Frame 1 (no input): blank canvas, image omitted
Frame 60 (the mouse pressed at the canvas centre just before this capture): blank canvas, image omitted
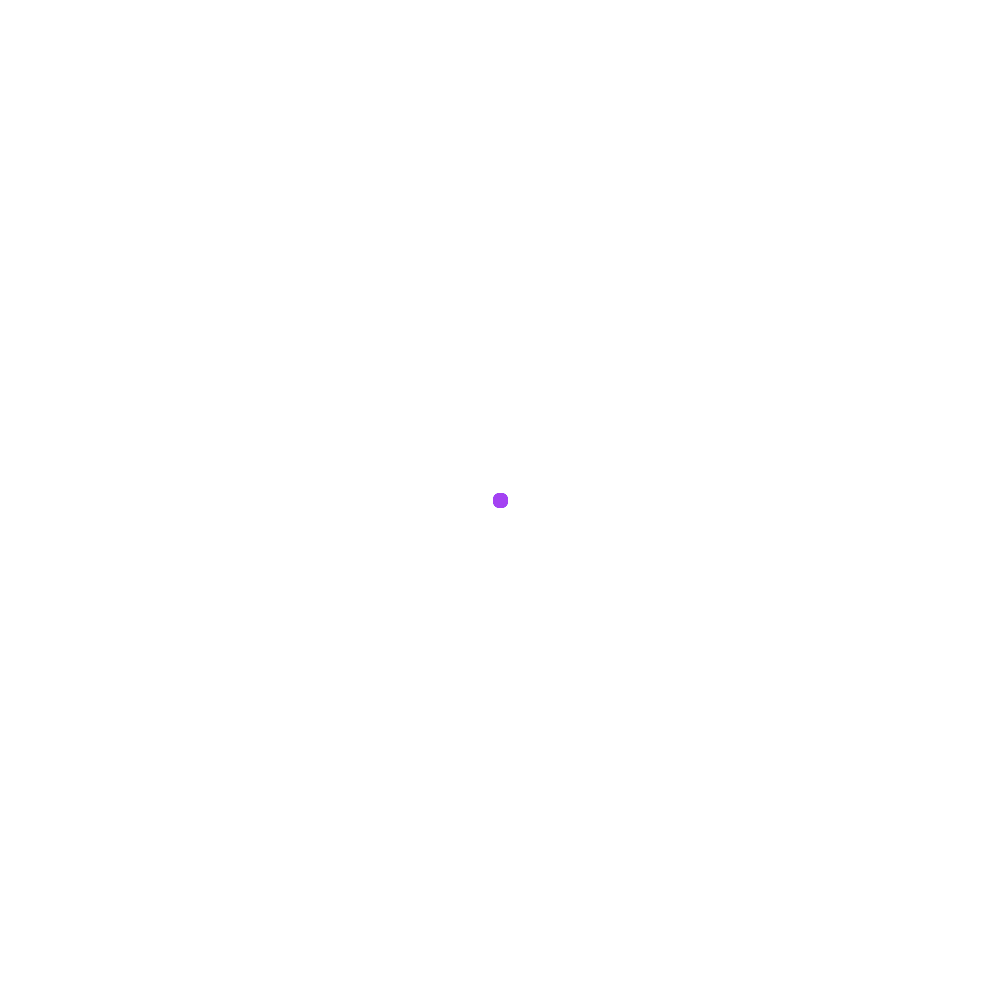
Frame 120 (the mouse held since frame 60 and released just before this capture)

The Processing sketch whose frames 1 and 60 were blank and that drew this single picture after the mouse press (run headless with seeded random() and noise(); from frame 60 on, the mouse is pressed at the canvas centre):

// Processing sketch: random_c_c_line
// ── random_c_c_line.pde


color col = color(255,255,255);

void mousePressed(){
  println ("achi");
  col = color( random(255),random(255),random(255));
  
}

void mouseDragged(){
  col = color( random(255),random(255),random(255));
  
}


void setup(){
  size(1000,1000);
  rectMode(CENTER);
 strokeWeight(5);
 background(255);
}

void draw(){
  stroke(col);
  fill(col);
  circle(mouseX,mouseY,10);
  
}
